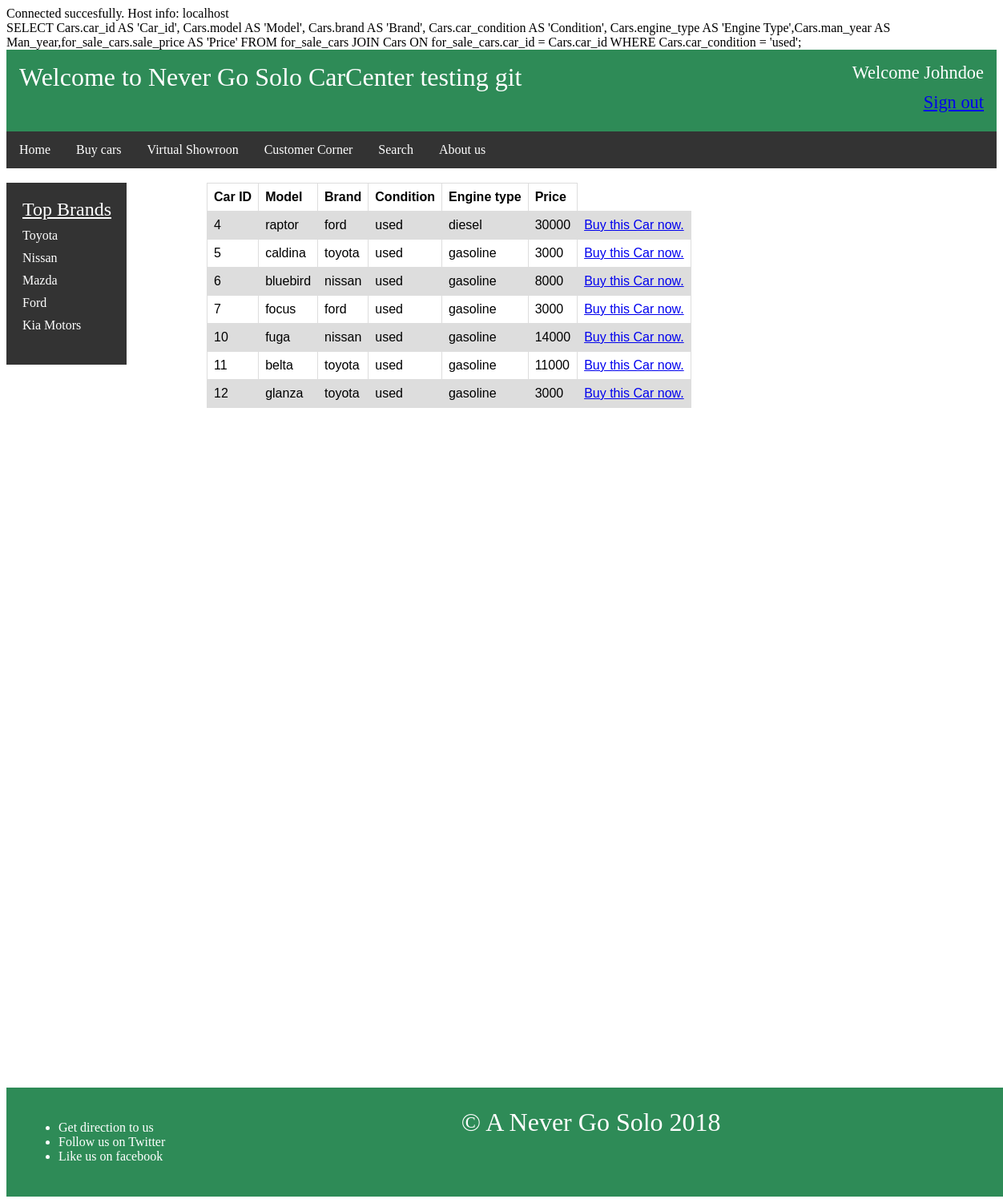
The page /Databanken praco/viewcars.php?car_condition=used (signed in) on the database its author committed.
### tables this page shows
CREATE TABLE `for_sale_cars` (
  `sale_id` int(11) NOT NULL,
  `car_id` int(11) NOT NULL,
  `sale_price` int(10) NOT NULL
);

CREATE TABLE `Cars` (
  `car_id` int(11) NOT NULL,
  `model` varchar(15) NOT NULL,
  `brand` varchar(15) NOT NULL,
  `man_year` int(4) NOT NULL,
  `car_condition` varchar(4) NOT NULL,
  `engine_type` varchar(10) NOT NULL,
  `image` text NOT NULL
);

### Databanken praco/viewcars.php (the view, shortened to what this page needs)
<?php
	require_once 'Dbconnect.php';
	if (isset($_GET['car_condition']))
	{
		$conditionQuery = "Cars.car_condition = '$_GET[car_condition]'" . ";";
	}
	$query = "SELECT Cars.car_id AS 'Car_id', Cars.model AS 'Model', Cars.brand AS 'Brand', Cars.car_condition AS 'Condition', Cars.engine_type AS 'Engine Type',Cars.man_year AS Man_year,for_sale_cars.sale_price AS 'Price' FROM for_sale_cars JOIN Cars ON for_sale_cars.car_id = Cars.car_id WHERE " . $conditionQuery;
	echo $query;
	$result = mysqli_query($conn,$query);
	$num_rows = mysqli_num_rows($result);
?>
<? include 'header.php';?>
<? include 'menu.php';?>
<? include 'sidemenu.php';?>
	<?php if ($result): ?>
		<?php if ($num_rows!=0): ?>
			<div class="table_container">
				<table id="result_table">
					<tr>
						<th>Car ID</th>
						<th>Model</th>
						<th>Brand</th>
						<th>Condition</th>
						<th>Engine type</th>
						<th>Price</th>
					</tr>
			<?php while($data = mysqli_fetch_array($result)):?>
					<tr>
						<td><?php echo $data['Car_id']; ?></td>
						<td><?php echo $data['Model']; ?></td>
						<td><?php echo $data['Brand']; ?></td>
						<td><?php echo $data['Condition'];?></td>
						<td><?php echo $data['Engine Type']; ?></td>
						<td><?php echo $data['Price']; ?></td>
						<td><a href="buyvehicle.php?car_id=<?php echo $data['Car_id'];?>">Buy this Car now.</a></td>
					</tr>
			<?php endwhile?>
				</table>
			</div>
		<?php else:?>
		<span style="margin-left: 20px">NO records found </span>
		<?php endif ?>
	<?php else:?>
		<span style="margin-left: 20px;">ERROR could not connect</span>
	<?php endif ?>
<? include 'footer.php';?>

### Databanken praco/viewcars.php (style rules this page uses)
#result_table { font-family: arial,sans-serif; border-collapse: collapse; }
td,th { border :1px solid #dddddd; text-align: left; padding: 8px; }
tr:nth-child(even) { background-color: #dddddd; }
.table_container { margin-left: 250px; }

### rows shown on the page
for_sale_cars: car.car_id "4", car.model "raptor", car.brand "ford", car.car_condition "used", car.engine_type "diesel", sale_price "30000"
for_sale_cars: car.car_id "5", car.model "caldina", car.brand "toyota", car.car_condition "used", car.engine_type "gasoline", sale_price "3000"
for_sale_cars: car.car_id "6", car.model "bluebird", car.brand "nissan", car.car_condition "used", car.engine_type "gasoline", sale_price "8000"
for_sale_cars: car.car_id "7", car.model "focus", car.brand "ford", car.car_condition "used", car.engine_type "gasoline", sale_price "3000"
for_sale_cars: car.car_id "10", car.model "fuga", car.brand "nissan", car.car_condition "used", car.engine_type "gasoline", sale_price "14000"
for_sale_cars: car.car_id "11", car.model "belta", car.brand "toyota", car.car_condition "used", car.engine_type "gasoline", sale_price "11000"
for_sale_cars: car.car_id "12", car.model "glanza", car.brand "toyota", car.car_condition "used", car.engine_type "gasoline", sale_price "3000"

### other values the page prints
mysqli_get_host_info($conn) "localhost"
$_SESSION['username'] "Johndoe"
